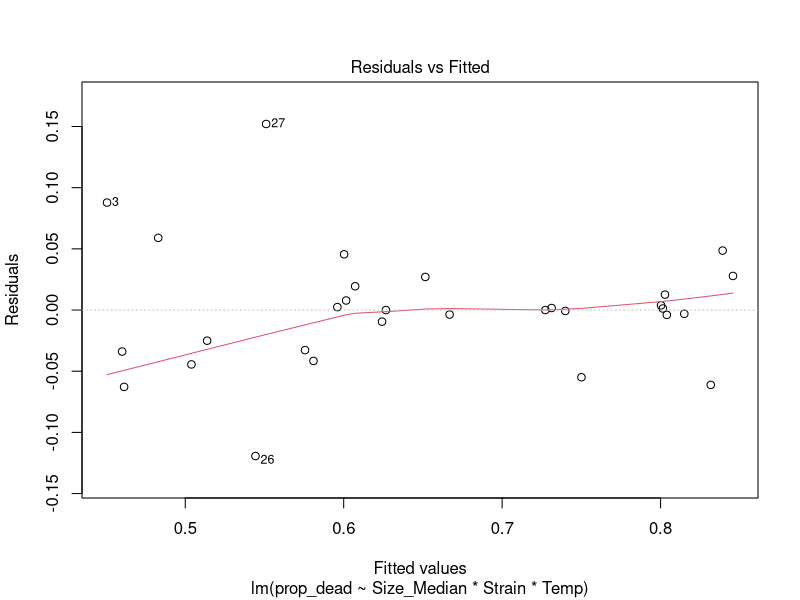
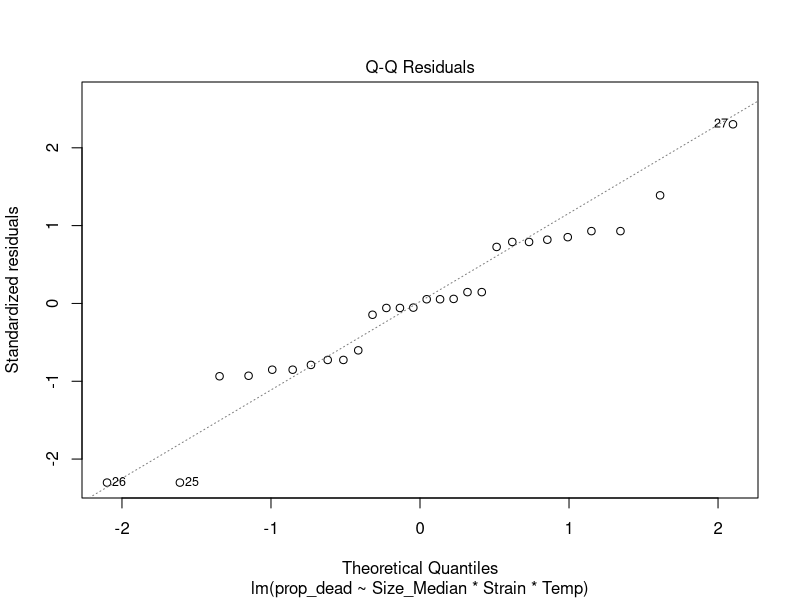
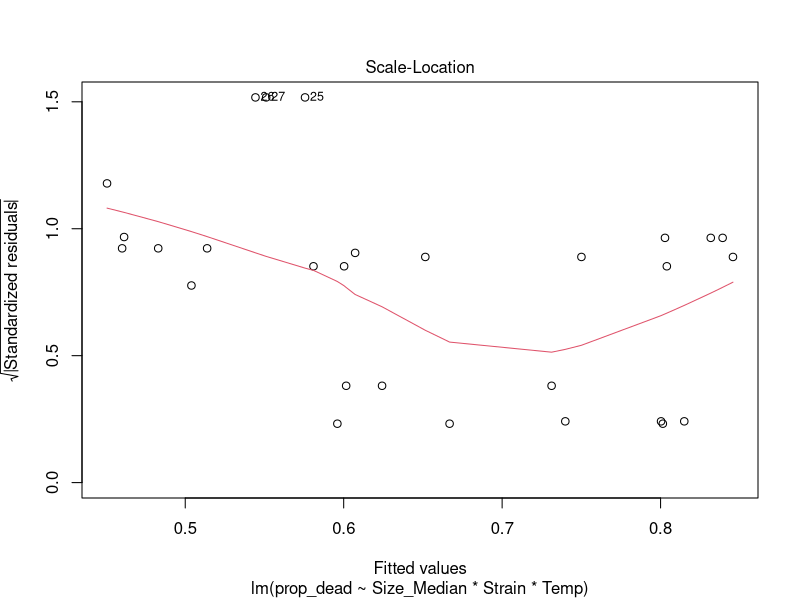
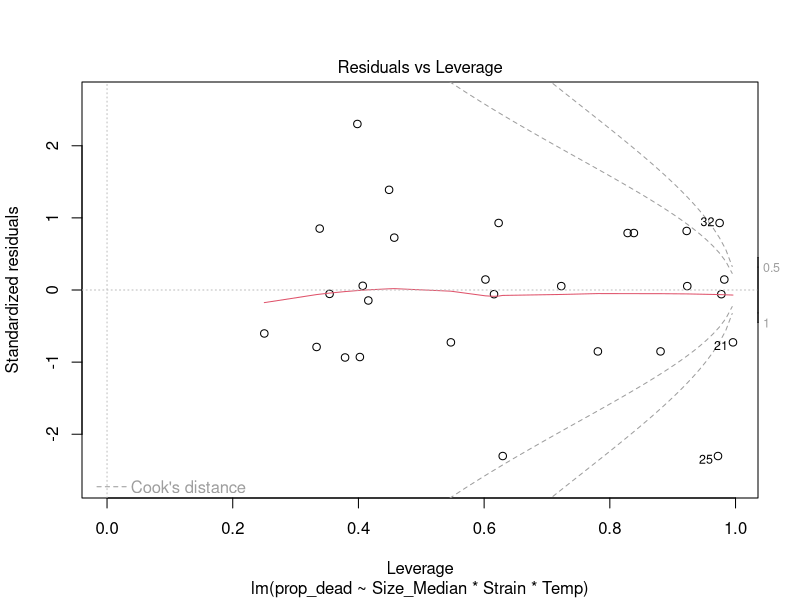
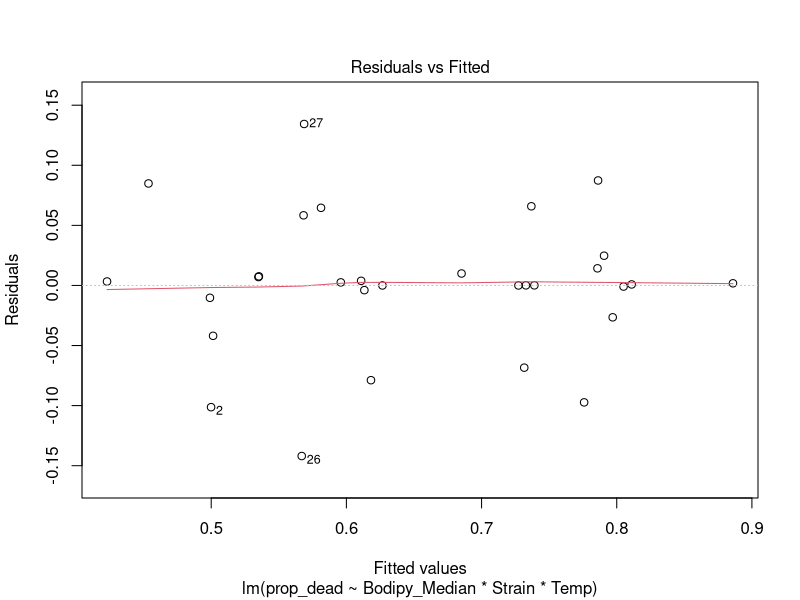
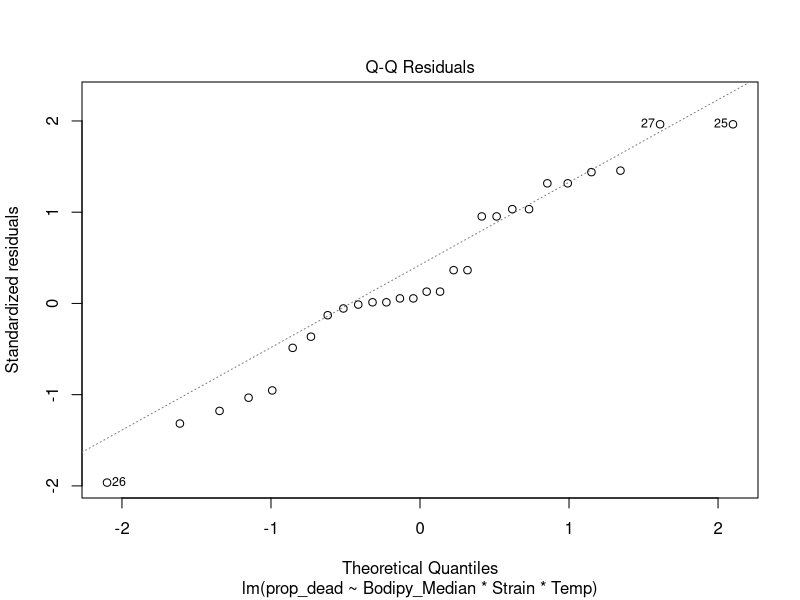
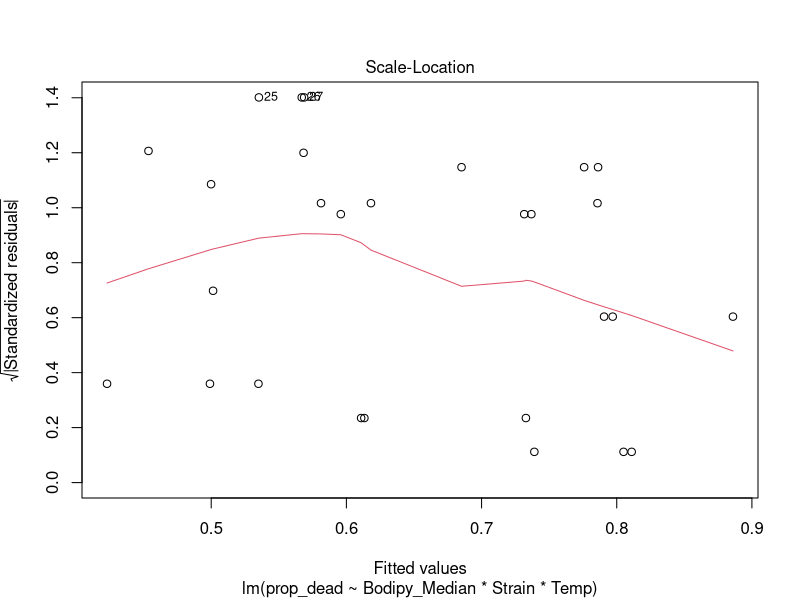
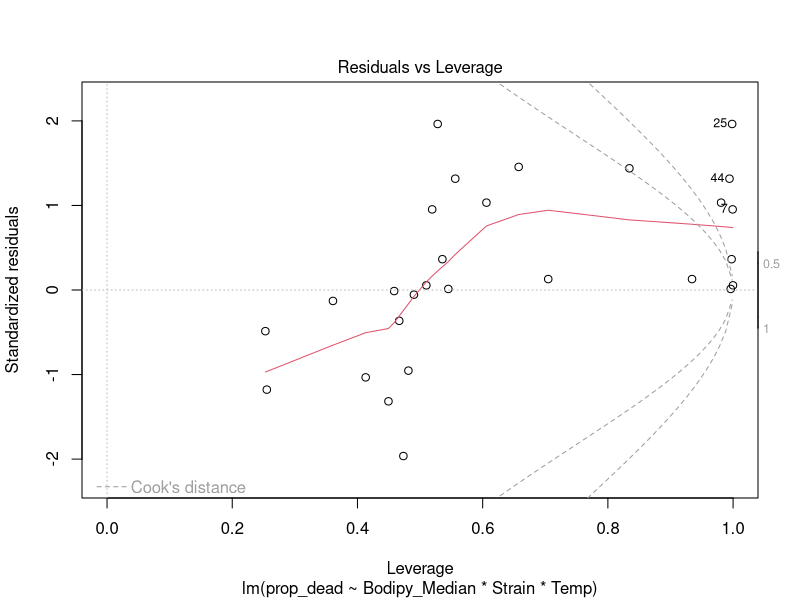

Write R code to recreate these figures, in order.
### Flow cytometry Lipid Data for Mortlity Hypotheses:

####Step 1: To begin with we will load the packages necessary for data manipulation and analysis:

library(lme4)
library(ggplot2)
library(glmmTMB)
library(dplyr)
library(tidyverse)
library(lmerTest)
install.packages("lmerTest")
library(lmerTest)


####Step 2: Next I will load in the the required dataset (here named "BDGM_Full", this contains all variables created in RScript FlowDataVariableCreation):
#note, I call this BDFull in this script for simplicity

BDFull <- read.csv("data/BDGM_Full.csv")

#this dataset contains all the necessary columns and data for the analysis in this R code file.

head(BDFull)

BDFull$Strain <- as.factor(BDFull$Strain)


##And I need to subset to only Dark treatment data
BDDark <- subset(BDFull, Light_treatment == "Dark")



#I already have lipid per size
#fold change (=prop retained)
#mean Bodipy in the light
#Bodipy scaled



####Step 3: Testing my Hypotheses H0 - H3

###### H0 - would be that only size perfectly explains variation in the mortality data, 
#so let's do that:

H0 <- lm(prop_dead ~ Size_Median, data = BDDark)
summary(H0)

H0a <- lm(prop_dead ~ Size_Median*Strain*Temp, data = BDDark)
summary(H0a)
AIC(H0a)
#r2 = 61%
#-53.61882

##Well Size is not *significant* but the model R2 is quite good
plot(H0a)
#not very good residual plots


###### H1 - is that only initial lipid content explains all the variation in mortality
#the variable I need to use hear is "mean_lightBD"

H1 <- lm(prop_dead ~ mean_lightBD*Strain*Temp, data = BDDark)
summary(H1)
##this one is broken

H1a <- lm(prop_dead ~ mean_lightBD*Temp + Strain, data = BDDark)
summary(H1a)
# only Temp is important, interaction isnt

H1b <- lm(prop_dead ~ mean_lightBD*Strain + Temp, data = BDDark)
summary(H1b)
# nothing is important and I am getting errors (probably running out of df?)

H1c <- lm(prop_dead ~ mean_lightBD + Strain + Temp, data = BDDark)
summary(H1c)
AIC(H1c)
#again, only temperature is significant.
#approximately 45% of variation is explained by this model



##### H2 - final lipid content best describes variation in mortality in the dark
#The variable I want to use here is just Median Bodipy,as I am using the Dark dataset, 
#this is simply the final bodipy value

H2 <- lm(prop_dead ~ Bodipy_Median*Strain*Temp, data = BDDark)
summary(H2)
#uff... well nothing is "significant" but strain 595 interaction with Temp and also with Temp
#and bodipy is near 0.05. 
plot(H2)
#residuals are pretty bad though, some points have very high leverage

H2a <- lm(prop_dead ~ Bodipy_Median*Temp + Strain, data = BDDark)
summary(H2a)
#here strain 633, 716, temperature are significant, and Bodipy is near significance.
#R2 = 48% 
plot(H2a)
#residual plots are much better too
## This looks like a pretty good model as it is reasonable, explains a decent amount of variation
#given how limited the design was, and the model fit plots are acceptable too

##It also fits with my previous results, with a couple of strains differing, and then
#within the dark, temperature has a strong effect on mortality


H2b <- lm(prop_dead ~ Bodipy_Median*Strain + Temp, data = BDDark)
summary(H2b)
#temperature is highly important, nothing else
#r2 = 47%
plot(H2b)
#residual plots aren't as good as the previous one


##Since none of the actual interactions were significant above, let me try a model
#without interactions:

######################################################################################################
H2c <- lm(prop_dead ~ Bodipy_Median + Strain + Temp, data = BDDark)
summary(H2c)
#Ok, this looks kind of promising. Strains 633, 716, and a little bit 654 are important
#temperature is very important and bodipy a little bit but weirdly it seems like weak evidence for
#higher bodipy = higher prop dead... which doesn't make much biological sense...
#R2 = 50%
plot(H2c)
#Residual plots look good too

### Ok, model H2c is promising, let's see what H3 looks like



###### H3 - change in lipid content (or proxy of this) is the best lipid explanatory variable
#for mortality. 
#The variable to approximate change in lipid content is called "fold_change" and is calculated
#as the proportion of lipid retained between the average of the light cultures and each 
#individual dark culture (grouped by Strain and treatment)

H3 <- lm(prop_dead ~ fold_change*Strain*Temp, data = BDDark)
summary(H3)
#ok, the two things that approach significance are Strain595:Temp and fold_change:Strain595:Temp
#R2 = 47%
plot(H3)
#residuals are not great, Q-Q plot is wonky and leverage plot shows some overly significant datapoints


H3a <- lm(prop_dead ~ fold_change*Temp + Strain, data = BDDark)
summary(H3a)
#strain 716 seems to be driving the whole effect, which is possible... but seems somewhat
#unlikely as most other models indicate temperature is important. 
#R2 = 46%
plot(H3a)
#residuals are ok


H3b <- lm(prop_dead ~ fold_change*Strain + Temp, data = BDDark)
summary(H3b)
#Here Temperature is significant. The rest not
#R2 = 40%
plot(H3b)
#Residual plots are ok but I've had better. the Q-Q plot is wonky


H3c <- lm(prop_dead ~ fold_change + Strain + Temp, data = BDDark)
summary(H3c)
#Here Temperature is important and strain 716.
#R2 = 48%
AIC(H3c)
plot(H3c)
#Q-Q plots are ok, but I've seen better



###### H4 - let's see if model fit seems better if I remove lipids completely:


########################################################################################
H4 <- lm(prop_dead ~ Strain*Temp, data = BDDark)
summary(H4)
#ironically this might actually be the best fit?
#Strain 595 is significant, and the effect of temperature
#R2 = 53%
plot(H4)
#decent residual plots too

H4a <- lm(prop_dead ~ Strain+Temp, data = BDDark)
summary(H4a)
plot(H4a)




##### H5 <- Finally, I will investigate my lipid_per_size variable

H5 <- lm(prop_dead ~ lipid_per_size*Strain*Temp, data = BDDark)
summary(H5)
#R2 = 44%
plot(H5)
#not very good residuals


H5a <- lm(prop_dead ~ lipid_per_size*Temp + Strain, data = BDDark)
summary(H5a)
#R2 = 42%
plot(H5a)
#much better residuals


##########################################################################################
H5b <- lm(prop_dead ~ lipid_per_size*Strain + Temp, data = BDDark)
summary(H5b)
#R2 = 54% (so far the best)
plot(H5b)
#residuals are acceptable too
##Temperature is still the most important explanatory variable, which is reassuring
AIC(H5b)


plot(BDDark$prop_dead ~ BDDark$lipid_per_size)

#anova
aov(H5b)
anova(H5b)

### Plot to illustrate this model: 
##Problem is I can't remember what the plot that Sinead suggested was...
#I have lipid content... treatment... 
boxplot(BDDark$lipid_per_size~BDDark$treatment)



##### Making the plot to represent these models

library(ggplot2)

colorblind_palette <- c("#E69F00", "#56B4E9", "#009E73", "#F0E442", "#0072B2", "#D55E00", "#CC79A7")


ggplot(BDDark, aes(x = lipid_per_size, 
                   y = prop_dead, 
                   color = Strain)) +
  geom_point(alpha = 0.8, size = 2, stroke = 1) + 
  
  # Trend-lines grouped by temperature
  geom_smooth(aes(group = Temp, linetype = as.factor(Temp)),
              method = "lm", se = FALSE, color = "darkgrey") +
  
  labs(x = "Lipid concentration per cell (fluorescence units)",
       y = "Proportion of dead cells",
       color = "Strain",
       linetype = "Temperature (°C)") +
  scale_color_manual(values = colorblind_palette) +
  theme_minimal(base_size = 13)
